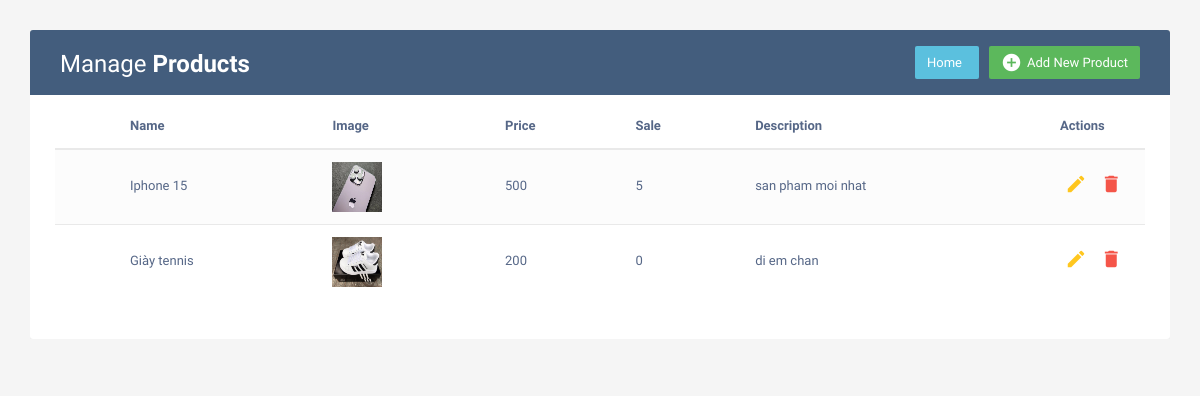
Screenshot of /product (signed in) with the database file from the repository.
### home/models.py (models this page shows, shortened)
class Product(models.Model):
    name = models.CharField(max_length=100)
    description = models.TextField()
    price = models.IntegerField()
    sale = models.IntegerField(null=True)
    category = models.ForeignKey(Category, on_delete=models.CASCADE)
    image = models.ImageField(null= True, blank= True)
    sellerId = models.ForeignKey(Account, on_delete=models.CASCADE,null=True)
    sizes = models.CharField(max_length=100000,null=True)
    sell = models.IntegerField(default=0,null=True)

### home/views.py (the view)
# urls.py: path('product', views.product, name = 'product'),
def product(request):
    if request.user.is_authenticated:
        if request.user.account.is_Sell:
            user = request.user.account
            categories = Category.objects.all()
            products = Product.objects.filter(sellerId=user)
            context = {'products': products, 'categories': categories}
            for category in categories:
                if category.product_set.count() == 0:
                    category.delete()
            return render(request, 'product.html', context)
        return render(request, 'error.html')
    return redirect('login')

### templates/product.html (shortened to what this page needs)
{% load static %}
<!DOCTYPE html>
<html lang="en">
<head>
<link rel="stylesheet" href="https://maxcdn.bootstrapcdn.com/font-awesome/4.7.0/css/font-awesome.min.css">
<link rel="stylesheet" href="https://maxcdn.bootstrapcdn.com/bootstrap/3.3.7/css/bootstrap.min.css">
</head>
<body>
    <div class="container">
		<div class="table-responsive">
			<div class="table-wrapper">
				<div class="table-title">
					<div class="row">
						<div class="col-xs-6">
							<h2>Manage <b>Products</b></h2>
						</div>
						<div class="col-xs-6">
							<a href="{% url 'addProduct' %}" class="btn btn-success" data-toggle="modal"><i class="material-icons">&#xE147;</i> <span>Add New Product</span></a>
							<a href="{% url "index" %}" class="btn btn-info" data-toggle="modal"> <span>Home</span></a>
						</div>
					</div>
				</div>
				<table class="table table-striped table-hover">
					<thead>
						<tr>
							<th>
							</th>
							<th>Name</th>
							<th>Image</th>
                            <th>Price</th>
							<th>Sale</th>
							<th>Description</th>
							<th>Actions</th>
						</tr>
					</thead>
					<tbody>
                        {% for product in products %}
						<tr>
							<td>
							</td>
							<td>{{product.name}}</td>
							<td><img src="{{product.image.url}}" width = "50" height= "50"/></td>
							<td>{{product.price}}</td>
							<td>{{product.sale}}</td>
							<td>{{product.description}}</td>
							<td>
								<a href="{% url "editProduct" %}?productId={{product.id}}" class="edit" data-toggle="modal"><i class="material-icons" data-toggle="tooltip" title="Edit">&#xE254;</i></a>
								<a href="{% url "deleteProduct" %}?productId={{product.id}}" class="delete" data-toggle="modal"><i class="material-icons" data-toggle="tooltip" title="Delete">&#xE872;</i></a>
							</td>
						</tr>
                        {% endfor %}
					</tbody>
				</table>
			</div>
		</div>
    </div>
</body>
</html>

### templates/product.html (style rules this page uses)
body { color: #566787; background: #f5f5f5; font-family: 'Varela Round', sans-serif; font-size: 13px; }
.table-responsive { margin: 30px 0; }
.table-wrapper { min-width: 1000px; background: #fff; padding: 20px 25px; border-radius: 3px; box-shadow: 0 1px 1px rgba(0,0,0,.05); }
.table-title { padding-bottom: 15px; background: #435d7d; color: #fff; padding: 16px 30px; margin: -20px -25px 10px; border-radius: 3px 3px 0 0; }
.table-title h2 { margin: 5px 0 0; font-size: 24px; }
.table-title .btn { color: #fff; float: right; font-size: 13px; border: none; min-width: 50px; border-radius: 2px; border: none; outline: none !important; margin-left: 10px; }
.table-title .btn i { float: left; font-size: 21px; margin-right: 5px; }
.table-title .btn span { float: left; margin-top: 2px; }
table.table tr th, table.table tr td { border-color: #e9e9e9; padding: 12px 15px; vertical-align: middle; }
table.table tr th:first-child { width: 60px; }
table.table tr th:last-child { width: 100px; }
table.table-striped tbody tr:nth-of-type(odd) { background-color: #fcfcfc; }
table.table td:last-child i { opacity: 0.9; font-size: 22px; margin: 0 5px; }
table.table td a { font-weight: bold; color: #566787; display: inline-block; text-decoration: none; outline: none !important; }
table.table td a.edit { color: #FFC107; }
table.table td a.delete { color: #F44336; }
table.table td i { font-size: 19px; }

### rows the page displays
Product: name "Iphone 15", image (picture), price "500", sale "5", description "san pham moi nhat"
Product: name "Giày tennis", image (picture), price "200", sale "0", description "di em chan"
